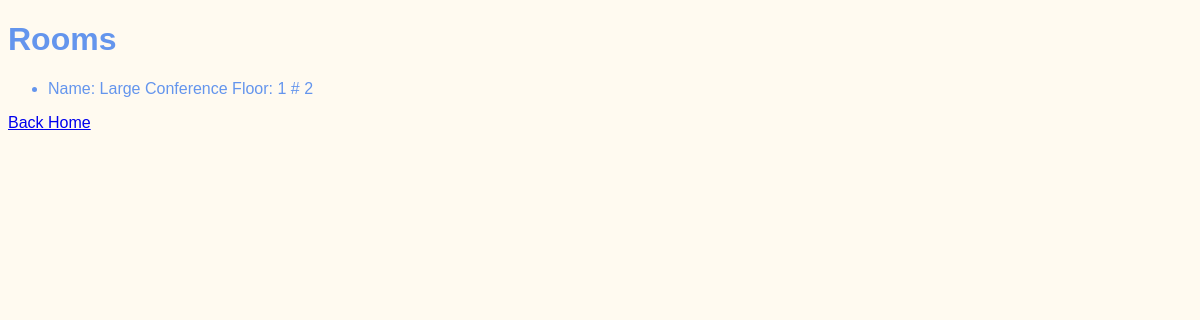
The page /meetings/rooms on the database as committed earlier.
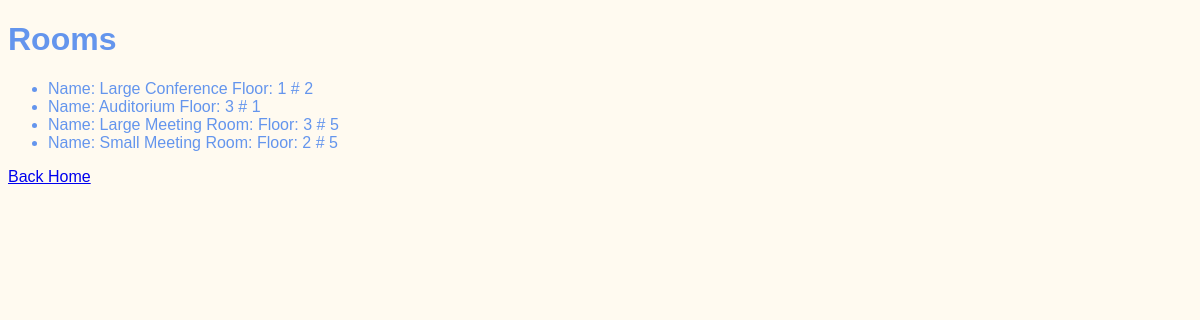
The same page on the database as committed later.
### meetings/models.py (models this page shows, shortened)
class Room(models.Model):
    name = models.CharField(max_length=200)
    floor_number = models.IntegerField()
    room_number = models.IntegerField()

### meetings/views.py (the view)
# urls.py: path('rooms', views.rooms, name="rooms"),
def rooms(request):
    room = Room.objects.all()
    return render(request, "meetings/rooms.html", {"room": room})

### meetings/templates/meetings/rooms.html (shortened to what this page needs)
{% extends "base.html" %}
{% block content %}
<h1>Rooms</h1>
<ul>
{% for rooms in room %}
    <li>Name: {{ rooms.name }} Floor: {{ rooms.floor_number }} # {{ rooms.room_number }}</li>
{% endfor %}
</ul>
<a href="{% url 'welcome' %}">Back Home</a>
{% endblock content %}

### website/templates/base.html (shortened to what this page needs)
{% load static %}
<!DOCTYPE html>
<html lang="en">
<head>
    <link rel="stylesheet" href="{% static 'website/style.css' %}">
</head>
<body>
    {% block content %}
    {% endblock content %}
</body>
</html>

### website/static/website/style.css (style rules this page uses)
body { font-family: sans-serif; color: cornflowerblue; background-color: floralwhite; }

Rows that differ between the two databases and show on the page:
added Room: name "Auditorium", floor_number "3", room_number "1"
added Room: name "Large Meeting Room:", floor_number "3", room_number "5"
added Room: name "Small Meeting Room:", floor_number "2", room_number "5"
